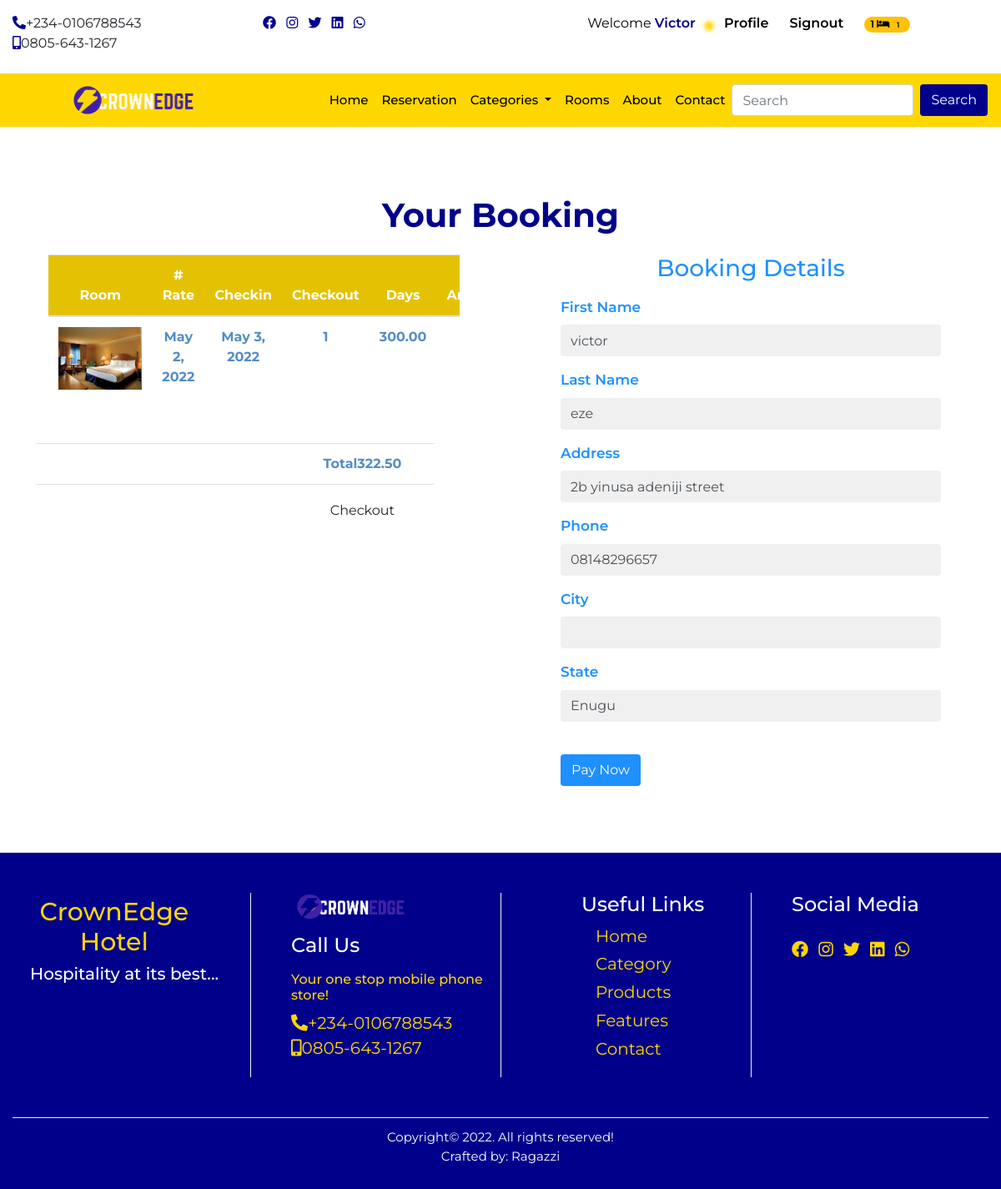
Screenshot of /checkout/ (signed in) with the database file from the repository.
### home/models.py (models this page shows, shortened)
class CompanyProfile(models.Model):
    name = models.CharField(max_length=50)
    keyword = models.CharField(max_length=150)
    description = models.CharField(max_length=150)
    logo = models.ImageField(upload_to='logo', blank=True, null=True)
    favicon = models.ImageField(upload_to='logo', blank=True, null=True, default='/favicon-96x96.png')
    carousel = models.ImageField(upload_to='carousel', blank=True, null=True)
    carousel2 = models.ImageField(upload_to='carousel', blank=True, null=True)
    carousel3 = models.ImageField(upload_to='carousel', blank=True, null=True)
    carousel4 = models.ImageField(upload_to='carousel', blank=True, null=True)
    banner = models.ImageField(upload_to='banner', blank=True, null=True)
    mobile = models.CharField(max_length=20)
    mobile2 = models.CharField(max_length=20)
    address = models.CharField(max_length=100)
    email = models.EmailField()
    website = models.URLField()
    about = models.TextField()
    about2 = models.TextField()
    copyright_year = models.CharField(max_length=4)
    class Meta:
        db_table = 'companyprofile'
        managed = True
        verbose_name = 'CompanyProfile'
        verbose_name_plural = 'CompanyProfile'

### booking/models.py (models this page shows, shortened)
class Booking(models.Model):
    user = models.ForeignKey(User, on_delete=models.CASCADE)
    room = models.ForeignKey(Room, on_delete=models.CASCADE)
    room_num = models.IntegerField(default=1)
    booking_code = models.CharField(max_length=50)
    checkin = models.DateField()
    checkout = models.DateField()
    no_days = models.IntegerField(blank=True, null=True)
    price = models.IntegerField(default=1)
    amount = models.IntegerField(blank=True, null=True)
    paid = models.BooleanField(default=False)
    avaliable = models.BooleanField(default=True)
    booking_date = models.DateTimeField(auto_now=True)
    del_booking = models.DateTimeField(default=timezone.now)
    checkout_update = models.DateTimeField(auto_now=True)
    future = models.BooleanField(default=False)
    display = models.BooleanField(default=True)

### room/models.py (models this page shows, shortened)
class Room(models.Model):
    category = models.ForeignKey(Category,on_delete= models.CASCADE)
    tag = models.CharField(max_length=50)
    room_no = models.IntegerField()
    slug = models.SlugField(unique=True)
    room_img = models.ImageField(upload_to='room', blank=True, null=True)
    description = models.TextField()
    rate = models.IntegerField()
    amenity = models.CharField(max_length=100)
    standard_suite = models.BooleanField(default=False)
    luxury_suite = models.BooleanField(default=False)
    deluxe_suite = models.BooleanField(default=False)
    royal_suite = models.BooleanField(default=False)
    min_guest = models.IntegerField()
    max_guest = models.IntegerField()
    available = models.BooleanField(default=True)
    created_at = models.DateTimeField(auto_now_add=True)
    updated_at = models.DateTimeField(auto_now=True)
    class Meta:
        db_table = 'room'
        managed = True
        verbose_name = 'Room'
        verbose_name_plural = 'Room'

### userprofile/models.py (models this page shows, shortened)
class Profile(models.Model):
    user = models.OneToOneField(User, on_delete= models.CASCADE)
    first_name = models.CharField(max_length=50)
    last_name = models.CharField(max_length=50)
    email = models.EmailField(max_length=50)
    phone = models.CharField(max_length=50)
    address = models.CharField(max_length=150)
    state = models.CharField(max_length=50)
    pix = models.ImageField(upload_to='profile', default='profile/avatar.jpg')
    class Meta:
        db_table = 'profile'
        managed = True
        verbose_name = 'Profile'
        verbose_name_plural = 'Profile'

### home/views.py (the view)
# urls.py: path('checkout/', views.checkout, name='checkout'),
@login_required(login_url='signin')
def checkout(request):
    profile = Profile.objects.get(user__username= request.user.username)
    booking = Booking.objects.filter(user__username= request.user.username, paid=False)
    subtotal = 0
    vat = 0
    total = 0
    for item in booking:
        subtotal += item.price * item.no_days
    vat = 0.075 * subtotal
    total = subtotal + vat
    context = {
        'profile':profile,
        'booking':booking,
        'total':total,
    }
    return render(request, 'checkout.html', context)

### home/templates/checkout.html (shortened to what this page needs)
{% extends 'base.html' %}
{% load humanize %}
{% block header %}
{% include "header.html" %}
{% endblock header %}
{% block content %}
<section>
  <div class="container-fluid">
    <h1 class="title">your booking</h1>
    <div class="row">
      <div class="col-12 col-md-12 col-lg-6">
        <div class="table-responsive cart">
          <table class="cart table">
            <thead>
              <tr>
                <th scope="col">room</th>
                <th scope="col"># rate</th>
                <th scope="col">checkin</th>
                <th scope="col">checkout</th>
                <th scope="col">days</th>
                <th scope="col">$ amount</th>
              </tr>
            </thead>
            <tbody>
                {% if booking %}
                 {% for item in booking %}
              <tr>
                <td><img src="{{item.room.room_img.url}}" style="width: 100px"></td>
                <td>{{item.checkin}}</td>
                <td>{{item.checkout}}</td>
                <td>{{item.no_days}}</td>
                <td>{{item.amount|floatformat:2|intcomma}}</td>
              </tr>
              {% endfor %}
              {% endif %}
            </tbody>
          </table>
          <table class="cart table">
            <tbody>
            <tr>
              <td class="row"></td>
              <td></td>
              <td></td>
              <td></td>
              <td></td>
              <td></td>
              <td></td>
              <td></td>
              <td></td>
              <td></td>
              <td>Total{{total|floatformat:2|intcomma}}</td>
            </tr>
            <td class="row"></td>
              <td></td>
              <td></td>
              <td></td>
              <td></td>
              <td></td>
              <td></td>
              <td></td>
              <td></td>
              <td></td>
              <td><a href="{% url 'checkout' %}" class="btn cartbtn">checkout</a></td>
          </tbody>
        </table>
        </div>
      </div>
      <div class="col-12 col-md-6">
        <h3 class="summary">booking details</h3>
        <div class="shipping">
          <form action="{% url 'pay' %}" method="POST">
            <div class="form-group">
              <label class="labe" for="exampleInputEmail1">first name</label>
              <input type="text" name="first_name" value="{{profile.first_name}}" class="form-control" id="exampleInputText1" aria-describedby="textHelp">
            </div>
            <div class="form-group">
              <label class="labe" for="exampleInputEmail1">last name</label>
              <input type="text" name="last_name" value="{{profile.last_name}}" class="form-control" id="exampleInputText1" aria-describedby="textHelp">
            </div>
            <div class="form-group">
              <label class="labe" for="exampleInputEmail1">address</label>
              <input type="text" name="address" value="{{profile.address}}" class="form-control" id="exampleInputText1" aria-describedby="textHelp">
            </div>
            <div class="form-group">
              <label class="labe" for="exampleInputEmail1">phone</label>
              <input type="text" name="phone" value="{{profile.phone}}" class="form-control" id="exampleInputText1" aria-describedby="textHelp">
            </div>
            <div class="form-group">
              <label class="labe" for="exampleInputEmail1">city</label>
              <input type="text" name="" value="{{profile.city}}" class="form-control" id="exampleInputText1" aria-describedby="textHelp">
            </div>
            <div class="form-group">
              <label class="labe" for="exampleInputEmail1">state</label>
              <input type="text" name="state" value="{{profile.state}}" class="form-control" id="exampleInputText1" aria-describedby="textHelp">
            </div>
            <button type="submit" class="btn check-btn">Pay Now</button>
            </div>
        </div>
      </div>
    </div>
</section>
  {% endblock content %}
{% block footer %}
{% include "footer.html" %}
{% endblock footer %}

### home/templates/header.html (shortened to what this page needs)
{% load sample_tags %}
<div class="container-fluid">
    <div class="row">
      <div class="col-12 col-sm-6 col-md-2 col-lg-3 mt-3 mb-2 hide">
        <ul class="list-inline">
          <li class="list-inline-item"><a href=""><i class="fas fa-phone-alt"></i></a><span>+234-0106788543</span></li>
          <li class="list-inline-item"><a href=""><i class="fas fa-mobile-alt"></i></a><span>0805-643-1267</span></li>
        </ul>
      </div>
      <div class="col-12 col-sm-6 col-md-2 col-lg-3 mt-3 mb-2 hide">
        <ul class="list-inline">
          <li class="list-inline-item"><a href=""><i class="fab fa-facebook"></i></a></li>
          <li class="list-inline-item"><a href=""><i class="fab fa-instagram"></i></a></li>
          <li class="list-inline-item"><a href=""><i class="fab fa-twitter"></i></a></li>
          <li class="list-inline-item"><a href=""><i class="fab fa-linkedin"></i></a></li>
          <li class="list-inline-item"><a href=""><i class="fab fa-whatsapp"></i></a></li>
        </ul>
      </div>
      <div class="col-12 col-sm-12 col-md-8 col-lg-6 mt-3 mb-2 auth">
        <ul class="">
          {% if user.is_authenticated %}
          <li class=""><a href="{% url 'profile' %}" class="welcome">welcome
            <span>
            {% if user.first_name %}
              {{request.user.first_name}}
            {% else %}
              {{request.user.username}}
            {% endif %}
          </span></i></a></li>
          <li class=""><a href="{% url 'profile' %}" class="user-btn"><span>profile</span></a></li>
          <li class=""><a href="{% url 'signout' %}" class="user-btn"><span>signout</span></a></li>
          <li class="">
            <a href="{% url 'booked' %}" class="user-btn">
              {% if itemcount %}
              <span class="badge badge-pill badge-warning">{{itemcount}}
                <i class="fas fa-bed"></i>
                <span class="badge badge-pill badge-warning">{{itemcount}}</span>
              </span>
                {% else %}
                <i class="fas fa-bed"></i>
              {% endif %}
            </a>
          </li>
          {% else %}
          <li class=""><a href="{% url 'signin' %}" class="user-btn"><i class="fas fa-user"></i><span>signin</span></a></li>
          <li class=""><a href="{% url 'signup' %}" class="user-btn"><i class="fas fa-users"></i><span>signup</span></a></li>
          {% endif %}
        </ul>
      </div>
    </div>
  </div>
      <nav class="navbar navbar-expand-lg navbar-light sticky-top">
        <a class="navbar-brand" href="{% url 'home' %}"><img src="{{cprofile.logo.url}}" alt=""></a>
        <div class="collapse navbar-collapse" id="navbarSupportedContent">
          <ul class="navbar-nav ml-auto">
            <li class="nav-item active">
              <a class="nav-link" href="{% url 'home' %}">home <span class="sr-only">(current)</span></a>
            </li>
            <li class="nav-item">
              <a class="nav-link" href="">reservation</a>
            </li>
            <li class="nav-item dropdown">
              <a class="nav-link dropdown-toggle" href="/index2.html" id="navbarDropdown" role="button" data-toggle="dropdown" aria-haspopup="true" aria-expanded="false">
                categories
              </a>
            </li>
            <li class="nav-item">
              <a class="nav-link" href="{% url 'rooms' %}">rooms</a>
            </li>
            <li class="nav-item">
              <a class="nav-link" href="#aboutus">about</a>
            </li>
            <li class="nav-item">
              <a class="nav-link" href="{% intralink 'home' 'contact' %}">contact</a>
            </li>
          </ul>
          <form class="form-inline my-2 my-lg-0" action="{% url 'search' %}" method="POST">
            <input class="form-control mr-sm-2" name="search" type="search" placeholder="Search" aria-label="Search">
            <button class="btn form-btn" type="submit">Search</button>
          </form>
        </div>
      </nav>

### home/templates/footer.html
<div class="footer">
    <div class="container-fluid footer2">
      <div class="row">
        <div class="col-12 col-sm-6 col-md-4 col-lg-3 foota-box">
          <h1>CrownEdge <span>Hotel</span></h1>
          <h4>Hospitality at its best...</h4>
        </div>
        <div class="col-12 col-sm-6 col-md-4 col-lg-3 foota-box2">
          <img src="{{cprofile.logo.url}}" alt="">
          <h4 class="mt-3 mb-3">Call Us</h4>
          <h6>Your one stop mobile phone store!</h6>
          <ul class="list-unstyled">
            <li><a href=""><i class="fas fa-phone-alt"></i></a><span>+234-0106788543</span></li>
            <li><a href=""><i class="fas fa-mobile-alt"></i></a><span>0805-643-1267</span></li>
          </ul>
        </div>
        <div class="col-12 col-sm-6 col-md-4 col-lg-3 foota-box3">
          <h4>Useful Links</h4>
          <ul class="list-unstyled">
            <li><a href="">Home</a></li>
            <li><a href="">Category</a></li>
            <li><a href="">Products</a></li>
            <li><a href="">Features</a></li>
            <li><a href="">Contact</a></li>
          </ul>
        </div>
        <div class="col-12 col-sm-6 col-md-12 col-lg-3 foota-box4">
          <h4 class="mb-4">Social Media</h4>
          <ul class="list-inline">
            <li class="list-inline-item"><a href=""><i class="fab fa-facebook"></i></a></li>
            <li class="list-inline-item"><a href=""><i class="fab fa-instagram"></i></a></li>
            <li class="list-inline-item"><a href=""><i class="fab fa-twitter"></i></a></li>
            <li class="list-inline-item"><a href=""><i class="fab fa-linkedin"></i></a></li>
            <li class="list-inline-item"><a href=""><i class="fab fa-whatsapp"></i></a></li>
          </ul>
        </div>
      </div>
      <div class="footer3">
        <p> Copyright&copy; 2022. All rights reserved! <br> Crafted by: Ragazzi</p>
      </div>
    </div>
  </div>

### rows the page displays
CompanyProfile: logo (picture)
Booking: room.room_img (picture), checkin "May 2, 2022", checkout "May 3, 2022", no_days "1", amount "300.00"
Profile: first_name "victor", last_name "eze", address "2b yinusa adeniji street", phone "08148296657", state "Enugu"

### other values shown
{{ request.user.first_name }} "Victor"
{{ itemcount }} "1"
{{ total|floatformat:2|intcomma }} "322.50"
